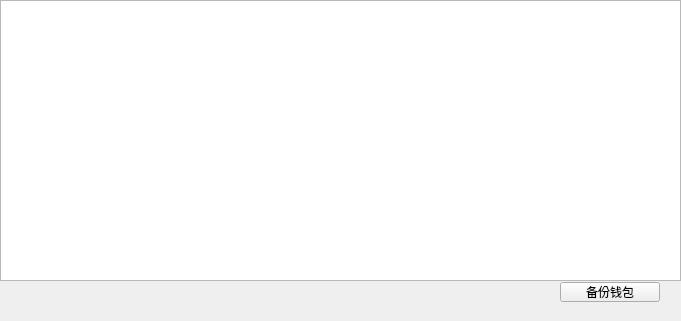
<?xml version="1.0" encoding="UTF-8"?>
<ui version="4.0">
 <class>AccountManagerWidget</class>
 <widget class="QWidget" name="AccountManagerWidget">
  <property name="geometry">
   <rect>
    <x>0</x>
    <y>0</y>
    <width>681</width>
    <height>321</height>
   </rect>
  </property>
  <property name="windowTitle">
   <string>Form</string>
  </property>
  <widget class="QTableWidget" name="tableWidget">
   <property name="geometry">
    <rect>
     <x>0</x>
     <y>0</y>
     <width>681</width>
     <height>281</height>
    </rect>
   </property>
  </widget>
  <widget class="QStackedWidget" name="stackedWidget">
   <property name="geometry">
    <rect>
     <x>-45</x>
     <y>280</y>
     <width>770</width>
     <height>41</height>
    </rect>
   </property>
   <property name="font">
    <font>
     <family>Microsoft YaHei UI Light</family>
    </font>
   </property>
  </widget>
  <widget class="QToolButton" name="toolButton">
   <property name="geometry">
    <rect>
     <x>560</x>
     <y>282</y>
     <width>100</width>
     <height>20</height>
    </rect>
   </property>
   <property name="font">
    <font>
     <family>Microsoft YaHei UI Light</family>
    </font>
   </property>
   <property name="cursor">
    <cursorShape>PointingHandCursor</cursorShape>
   </property>
   <property name="text">
    <string>备份钱包</string>
   </property>
  </widget>
 </widget>
 <resources/>
 <connections/>
</ui>
